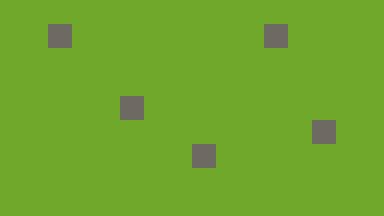

A 2D game scene composited from a Tiled map and its tileset images. What follows is a short description and the map's XML, with every tile layer's data as written:
An orthogonal 16x9 tile map with 24x24 px tiles, 2 tile layers (Ground, Obstacles) and 3 objects.

<map version="1.10" tiledversion="1.12.2" orientation="orthogonal" renderorder="right-down" width="16" height="9" tilewidth="24" tileheight="24" infinite="0" nextlayerid="9" nextobjectid="14">
 <tileset firstgid="1" source="TestTileset.tsx" />
 <layer id="1" name="Ground" width="16" height="9">
  <data encoding="csv">
2,2,2,2,2,2,2,2,2,2,2,2,2,2,2,2,
2,2,2,2,2,2,2,2,2,2,2,2,2,2,2,2,
2,2,2,2,2,2,2,2,2,2,2,2,2,2,2,2,
2,2,2,2,2,2,2,2,2,2,2,2,2,2,2,2,
2,2,2,2,2,2,2,2,2,2,2,2,2,2,2,2,
2,2,2,2,2,2,2,2,2,2,2,2,2,2,2,2,
2,2,2,2,2,2,2,2,2,2,2,2,2,2,2,2,
2,2,2,2,2,2,2,2,2,2,2,2,2,2,2,2,
2,2,2,2,2,2,2,2,2,2,2,2,2,2,2,2
</data>
 </layer>
 <layer id="2" name="Obstacles" width="16" height="9">
  <data encoding="csv">
0,0,0,0,0,0,0,0,0,0,0,0,0,0,0,0,
0,0,1,0,0,0,0,0,0,0,0,1,0,0,0,0,
0,0,0,0,0,0,0,0,0,0,0,0,0,0,0,0,
0,0,0,0,0,0,0,0,0,0,0,0,0,0,0,0,
0,0,0,0,0,1,0,0,0,0,0,0,0,0,0,0,
0,0,0,0,0,0,0,0,0,0,0,0,0,1,0,0,
0,0,0,0,0,0,0,0,1,0,0,0,0,0,0,0,
0,0,0,0,0,0,0,0,0,0,0,0,0,0,0,0,
0,0,0,0,0,0,0,0,0,0,0,0,0,0,0,0
</data>
 </layer>
 <objectgroup id="4" name="Trigger">
  <object id="7" x="0" y="0" width="384" height="1">
   <properties>
    <property name="next_map" value="TestMap2.tmx" />
    <property name="side" value="top" />
   </properties>
  </object>
 </objectgroup>
 <objectgroup id="6" name="Entities">
  <object id="12" gid="4" x="168" y="72" width="24" height="24">
   <properties>
    <property name="dialogue" value="dialogue+item.json" />
    <property name="stats" value="normal_enemy.json" />
    <property name="type" value="npc" />
   </properties>
  </object>
  <object id="13" gid="5" x="48" y="120" width="24" height="24">
   <properties>
    <property name="dialogue" value="dialogue+combat.json" />
    <property name="stats" value="normal_enemy.json" />
    <property name="type" value="npc" />
   </properties>
  </object>
 </objectgroup>
</map>
